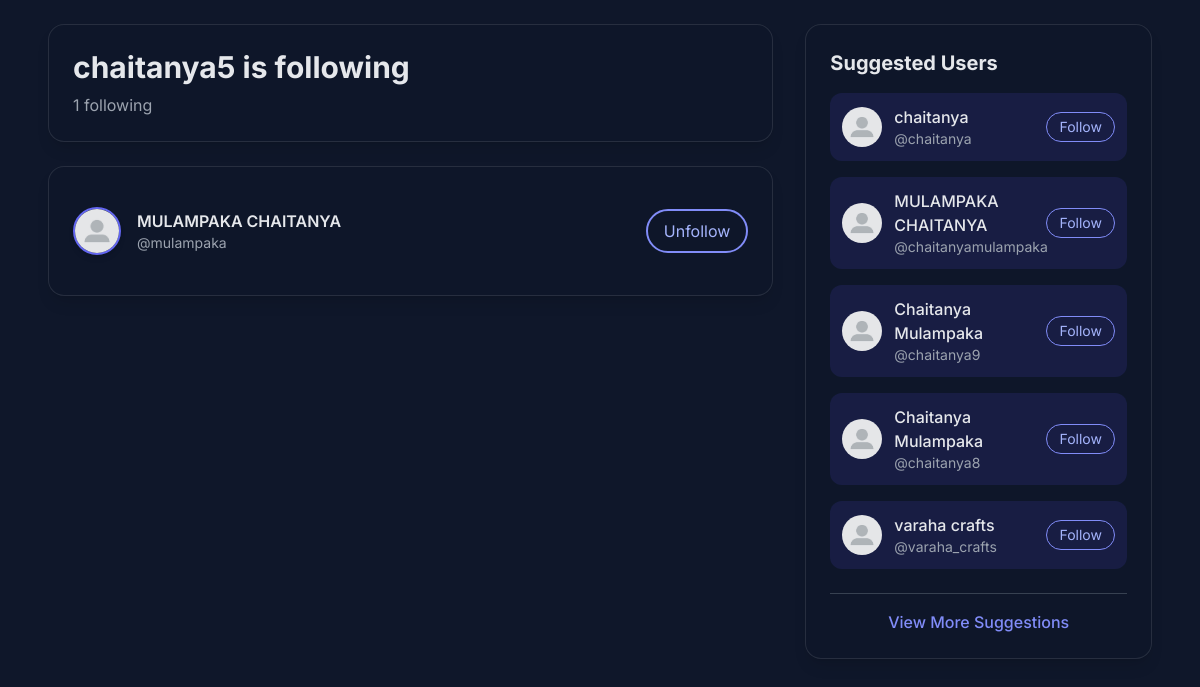
Screenshot of /u/18/following/ (signed in) with the database file from the repository.
### app/models.py (models this page shows, shortened)
class Profile(models.Model):
    user = models.OneToOneField(User, on_delete=models.CASCADE)
    profile_image = models.ImageField(upload_to='profile_photos/', default='profile_photos/default.jpg')
    bio = models.TextField(blank=True)
    followers = models.ManyToManyField(User, related_name='following', blank=True)

### app/views.py (the view)
# urls.py: path('u/<int:user_id>/following/', views.following_list, name='following_list'),
@login_required
def following_list(request, user_id):
    target_user = get_object_or_404(User, id=user_id)
    target_profile, created = Profile.objects.get_or_create(user=target_user)
    if created:
        target_profile.save()
    following_profiles = target_user.following.select_related('user').all()
    current_user_following = request.user.following.all()
    suggested_users = User.objects.exclude(id=request.user.id).exclude(profile__in=current_user_following)[:5]
    context = {
        'target_user': target_user,
        'following_profiles': following_profiles,
        'suggested_users': suggested_users,
    }
    return render(request, 'following_list.html', context)

### app/templates/following_list.html (shortened to what this page needs)
<!DOCTYPE html>
<html lang="en">
<head>
    <script src="https://cdn.tailwindcss.com"></script>
</head>
<body class="min-h-screen" style="background-color: #0f172a; color: #e2e8f0;">
    <div class="max-w-6xl mx-auto p-6">
        <div class="grid grid-cols-1 lg:grid-cols-3 gap-8">
            <div class="lg:col-span-2">
                <div class="glassmorphism rounded-2xl shadow-lg p-6 mb-6">
                    <h1 class="text-3xl font-bold text-gray-200 mb-2">{{ target_user.username }} is following</h1>
                    <p class="text-gray-400">{{ following_profiles.count }} following</p>
                </div>
                <div class="glassmorphism rounded-2xl shadow-lg p-6">
                    {% for profile in following_profiles %}
                    <div class="py-4 flex items-center justify-between border-b border-gray-700 last:border-b-0">
                        <div class="flex items-center gap-4">
                            <img src="{{ profile.user.profile.profile_image.url }}" class="w-12 h-12 rounded-full object-cover border-2 border-indigo-500 shadow-md" alt="{{ profile.user.username }} avatar" />
                            <div>
                                <div class="font-semibold text-gray-200">{{ profile.user.get_full_name|default:profile.user.username }}</div>
                                <div class="text-sm text-gray-400">@{{ profile.user.username }}</div>
                            </div>
                        </div>
                        {% if request.user != profile.user %}
                        <a href="{% url 'follow_toggle' profile.user.id %}" class="px-4 py-2 rounded-full border-2 text-indigo-300 border-indigo-400 hover:bg-indigo-900/30 hover:border-indigo-300 transition-all">
                            {% if request.user in profile.followers.all %}Unfollow{% else %}Follow{% endif %}
                        </a>
                        {% endif %}
                    </div>
                    {% empty %}
                    <div class="py-12 text-center text-gray-400">
                        <div class="text-6xl mb-4">👀</div>
                        <div class="text-xl font-medium">Not following anyone yet</div>
                        <div class="text-sm mt-2">When {{ target_user.username }} follows people, they'll appear here</div>
                    </div>
                    {% endfor %}
                </div>
            </div>
            <div class="lg:col-span-1">
                <div class="glassmorphism rounded-2xl shadow-lg p-6 sticky top-6">
                    <h2 class="text-xl font-bold text-gray-200 mb-4">Suggested Users</h2>
                    <div class="space-y-4">
                        {% for user in suggested_users %}
                        <div class="flex items-center justify-between p-3 rounded-xl bg-indigo-900/30 hover:bg-indigo-900/50 transition-all">
                            <div class="flex items-center gap-3">
                                <img src="{{ user.profile.profile_image.url }}" class="w-10 h-10 rounded-full object-cover" alt="{{ user.username }} avatar" />
                                <div>
                                    <div class="font-medium text-gray-200">{{ user.get_full_name|default:user.username }}</div>
                                    <div class="text-sm text-gray-400">@{{ user.username }}</div>
                                </div>
                            </div>
                            <a href="{% url 'follow_toggle' user.id %}" class="px-3 py-1 rounded-full text-sm border border-indigo-400 text-indigo-300 hover:bg-indigo-900/50 transition-all">
                                Follow
                            </a>
                        </div>
                        {% empty %}
                        <div class="text-center text-gray-400 py-4">
                            <div class="text-2xl mb-2">✨</div>
                            <div class="text-sm">No suggestions available</div>
                        </div>
                        {% endfor %}
                    </div>
                    <div class="mt-6 pt-4 border-t border-gray-700">
                        <a href="{% url 'user_suggestions' %}" class="block text-center text-indigo-400 hover:text-indigo-300 font-medium">
                            View More Suggestions
                        </a>
                    </div>
                </div>
            </div>
        </div>
    </div>
</body>
</html>

### app/templates/following_list.html (style rules this page uses)
body { font-family: 'Inter', sans-serif; }
.glassmorphism { background: rgba(15, 23, 42, 0.7); backdrop-filter: blur(10px); -webkit-backdrop-filter: blur(10px); border: 1px solid rgba(255, 255, 255, 0.1); }

### rows the page displays
Profile: user.profile.profile_image (placeholder picture), user.get_full_name "MULAMPAKA CHAITANYA", user.username "mulampaka", shows "Unfollow"

### other values shown
{{ target_user.username }} "chaitanya5"
{{ following_profiles.count }} "1"
{{ user.get_full_name|default:user.username }} "chaitanya"
{{ user.username }} "chaitanya"
{{ user.get_full_name|default:user.username }} "MULAMPAKA CHAITANYA"
{{ user.username }} "chaitanyamulampaka"
{{ user.get_full_name|default:user.username }} "Chaitanya Mulampaka"
{{ user.username }} "chaitanya9"
{{ user.username }} "chaitanya8"
{{ user.get_full_name|default:user.username }} "varaha crafts"
{{ user.username }} "varaha_crafts"
